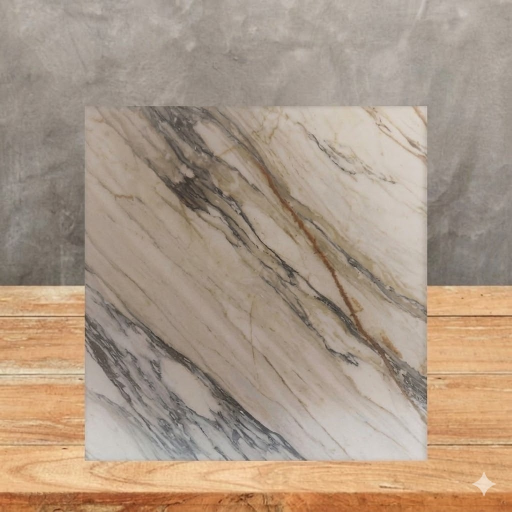
#> input picture placas/fotos_maestras/WhatsApp Image 2026-03-06 at 22.28.23.jpeg, 1024 x 1024 px (shown at 1/2 size); its folder holds only this picture in this run
$ python inspector_cosentino.py --batch-id 5
#> lines starting #> are read from the running program, lines starting #| are printed output that depends on the picture
"""
InspectorCalidadCosentino — con integración Strapi
====================================================
Uso:
    python inspector_cosentino.py --batch-id 13 --referencias fotos_maestras --lote placa2

Argumentos:
    --batch-id      ID numérico del lote en Strapi (campo 'id', no 'idBatch')
    --referencias   Carpeta con imágenes maestras de referencia
    --lote          Carpeta con imágenes del lote a analizar
    --strapi-url    URL base de Strapi (por defecto: http://localhost:1337)
    --reporte       Nombre del CSV de salida (por defecto: reporte_calidad.csv)
    --dry-run       Si se activa, no envía datos a Strapi (solo muestra en consola)
"""

import cv2
import numpy as np
import os
import csv
import glob
import math
import json
import argparse
import requests
from datetime import date

# ─── Constantes ───────────────────────────────────────────────────────────────

LIMITE_APROBACION = 90.0   # Umbral universal: una pieza necesita ≥90% en tono Y luz


# ─── Inspector ────────────────────────────────────────────────────────────────

class InspectorCalidadCosentino:
    def __init__(self, strapi_url: str = "http://localhost:1337"):
        self.limite_aprobacion = LIMITE_APROBACION
        self.patrones_maestros_lab = []
        self.tamano_estandar = None
        self.strapi_url = strapi_url.rstrip("/")

    # ── Imagen ────────────────────────────────────────────────────────────────

    def cargar_y_preparar(self, ruta_imagen: str):
        if not os.path.exists(ruta_imagen):
            raise FileNotFoundError(f"No se encontró la imagen: {ruta_imagen}")
        img = cv2.imread(ruta_imagen)
        if img is None:
            raise ValueError(f"No se pudo leer la imagen: {ruta_imagen}")
        if self.tamano_estandar is not None and img.shape[:2] != self.tamano_estandar:
            img = cv2.resize(img, (self.tamano_estandar[1], self.tamano_estandar[0]))
        return img

    def obtener_coordenadas_lab(self, img):
        """Convierte a L*a*b* CIE y devuelve los promedios de canal."""
        lab = cv2.cvtColor(img, cv2.COLOR_BGR2LAB)
        l_canal, a_canal, b_canal = cv2.split(lab)
        l_promedio = np.mean(l_canal) * 100.0 / 255.0
        a_promedio = np.mean(a_canal) - 128.0
        b_promedio = np.mean(b_canal) - 128.0
        return l_promedio, a_promedio, b_promedio

    # ── Calibración ───────────────────────────────────────────────────────────

    def calibrar_patrones(self, carpeta_referencias: str):
        print(f"\n⚙️  Calibrando Patrones Maestros en '{carpeta_referencias}'...")
        archivos = glob.glob(os.path.join(carpeta_referencias, "*"))
        rutas_ref = [f for f in archivos if os.path.splitext(f)[1].lower() in ['.jpg', '.jpeg', '.png']]

        if not rutas_ref:
            raise ValueError(f"No se encontraron imágenes en '{carpeta_referencias}'.")

        self.patrones_maestros_lab = []
        for i, ruta in enumerate(sorted(rutas_ref)):
            img = self.cargar_y_preparar(ruta)
            if i == 0:
                self.tamano_estandar = img.shape[:2]
            l, a, b = self.obtener_coordenadas_lab(img)
            self.patrones_maestros_lab.append((l, a, b))
            print(f"   Patrón {i+1}: {os.path.basename(ruta):<25} L*={l:.2f}  a*={a:.2f}  b*={b:.2f}")

        print(f"✅ {len(self.patrones_maestros_lab)} patrón/es registrado/s.\n")

    # ── Comparación ───────────────────────────────────────────────────────────

    # [147 lines left out: functions comparar_contra_maestros, crear_pieza_en_strapi, actualizar_pieza_en_strapi, actualizar_estado_lote, not called in this run]

    # ── Evaluación del lote ───────────────────────────────────────────────────

    def evaluar_lote_produccion(
        self,
        carpeta_lote: str,
        batch_id: int,
        ruta_reporte: str = "reporte_calidad.csv",
        dry_run: bool = False,
    ):
        print(f"🔍 Analizando lote #{batch_id} en: '{carpeta_lote}'\n")

        archivos = glob.glob(os.path.join(carpeta_lote, "*"))
        rutas_pruebas = sorted([
            f for f in archivos
            if os.path.splitext(f)[1].lower() in ['.jpg', '.jpeg', '.png']
        ])

        if not rutas_pruebas:
            print("⚠️  No se encontraron imágenes válidas.")
            return

        aprobadas, rechazadas = 0, 0
        total_delta, total_tono, total_luz = 0.0, 0.0, 0.0
        ancho = 100

        print("-" * ancho)
        print(f"| {'Archivo':<22} | {'Delta E':>8} | {'% Tono':>8} | {'% Luz':>8} | {'Estado':<18} | Strapi |")
        print("-" * ancho)

        with open(ruta_reporte, mode='w', newline='', encoding='utf-8') as csv_file:
            writer = csv.writer(csv_file, delimiter=';')
            writer.writerow(['Archivo', 'Delta_E', 'Similitud_Tono_%', 'Similitud_Luz_%', 'Estado'])

            for i, ruta in enumerate(rutas_pruebas):
                nombre = os.path.basename(ruta)
                try:
                    img = self.cargar_y_preparar(ruta)
                    delta_e, porc_tono, porc_luz, pasa = self.comparar_contra_maestros(img)

                    total_delta += delta_e
                    total_tono  += porc_tono
                    total_luz   += porc_luz

                    estado = "HOMOGÉNEO" if pasa else "RIESGO TONAL"
                    if pasa:
                        aprobadas += 1
                    else:
                        rechazadas += 1

                    writer.writerow([nombre, f"{delta_e:.2f}", f"{porc_tono:.2f}", f"{porc_luz:.2f}", estado])

                    str_tono = f"{porc_tono:>5.1f}{'(!)' if porc_tono < LIMITE_APROBACION else '   '}"
                    str_luz  = f"{porc_luz:>5.1f}{'(!)' if porc_luz  < LIMITE_APROBACION else '   '}"

                    # → Enviar a Strapi
                    resultado = self.crear_pieza_en_strapi(
                        batch_id=batch_id,
                        nombre_archivo=nombre,
                        index=i + 1,
                        delta_e=delta_e,
                        porc_tono=porc_tono,
                        porc_luz=porc_luz,
                        pasa=pasa,
                        sku=os.path.splitext(nombre)[0],
                        dry_run=dry_run,
                    )
                    strapi_ok = "✅" if (resultado or dry_run) else "❌"

                    print(f"| {nombre[:22]:<22} | {delta_e:>8.2f} | {str_tono:>8} | {str_luz:>8} | {estado:<18} | {strapi_ok}     |")

                except Exception as e:
                    print(f"| {nombre[:22]:<22} | ERROR: {e}")

        n = len(rutas_pruebas)
        lote_ok = (total_tono / n) >= LIMITE_APROBACION and (total_luz / n) >= LIMITE_APROBACION

        print("-" * ancho)
        print(f"\nPROMEDIOS DEL LOTE #{batch_id}:")
        print(f"   Delta E (Físico):   {total_delta / n:.2f}")
        print(f"   Similitud Tonal:    {total_tono  / n:.2f}%")
        print(f"   Similitud de Luz:   {total_luz   / n:.2f}%")
        print(f"\nRESUMEN: {n} analizadas | {aprobadas} Homogéneas | {rechazadas} Con Riesgo")
        print(f"\n📄 Reporte CSV guardado en: {ruta_reporte}")

        # → Actualizar estado del lote en Strapi
        self.actualizar_estado_lote(batch_id, lote_ok, dry_run=dry_run, batch_doc_id=batch_doc_id)


# ─── Entry point ──────────────────────────────────────────────────────────────

if __name__ == "__main__":
    parser = argparse.ArgumentParser(description="Inspector de Calidad Cosentino — integración Strapi")
    parser.add_argument("--batch-id",    type=int,   required=True,                        help="ID del lote en Strapi")
    parser.add_argument("--referencias", type=str,   default="fotos_maestras",             help="Carpeta con imágenes de referencia")
    parser.add_argument("--lote",        type=str,   default="placa2",                     help="Carpeta con imágenes del lote")
    parser.add_argument("--strapi-url",  type=str,   default="http://localhost:1337",      help="URL base de Strapi")
    parser.add_argument("--reporte",     type=str,   default="reporte_calidad.csv",        help="Nombre del archivo CSV de salida")
    parser.add_argument("--dry-run",     action="store_true",                              help="Simular sin escribir en Strapi")
    args = parser.parse_args()

    # Crear carpetas si no existen
    for carpeta in [args.referencias, args.lote]:
        if not os.path.exists(carpeta):
            os.makedirs(carpeta)
            print(f"📁 Carpeta creada: {carpeta}")

    inspector = InspectorCalidadCosentino(strapi_url=args.strapi_url)

    if not os.listdir(args.referencias):
        print(f"⚠️  Coloca al menos 1 imagen de referencia en '{args.referencias}' y vuelve a ejecutar.")
    else:
        inspector.calibrar_patrones(args.referencias)
#> in cargar_y_preparar, img is the input picture: shape (1024, 1024, 3); mean B, G, R 134.3, 152.3, 171.5
#> in obtener_coordenadas_lab, `lab = cv2.cvtColor(img, cv2.COLOR_BGR2LAB)`: lab: shape (1024, 1024, 3); mean of channels 0, 1, 2 163.6, 132.5, 140.2
#> in obtener_coordenadas_lab, `l_canal, a_canal, b_canal = cv2.split(lab)`:
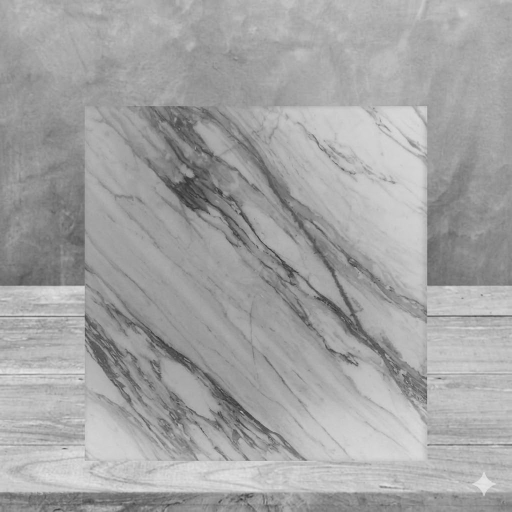
#> l_canal: shape (1024, 1024) (shown at 1/2 size); min 24, max 233, mean 163.6
#> in obtener_coordenadas_lab, `l_canal, a_canal, b_canal = cv2.split(lab)`:
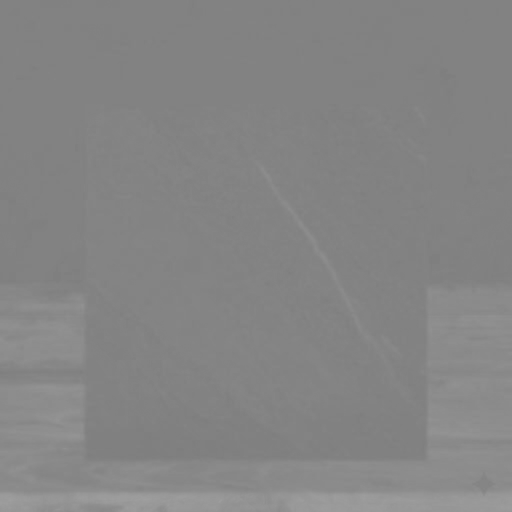
#> a_canal: shape (1024, 1024) (shown at 1/2 size); min 125, max 159, mean 132.5
#> in obtener_coordenadas_lab, `l_canal, a_canal, b_canal = cv2.split(lab)`:
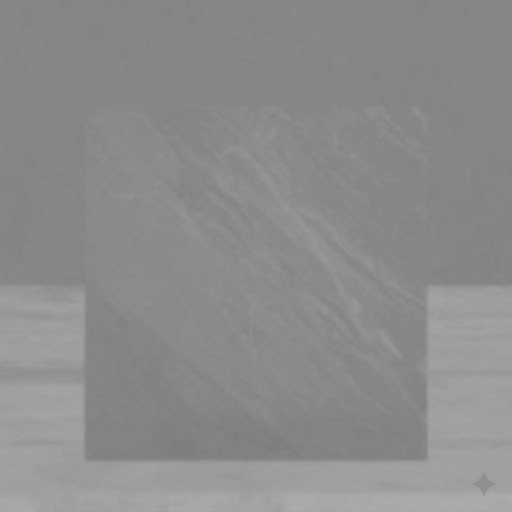
#> b_canal: shape (1024, 1024) (shown at 1/2 size); min 125, max 173, mean 140.2
#> in obtener_coordenadas_lab, `l_promedio = np.mean(l_canal) * 100.0 / 255.0`: l_promedio = 64.15
#> in obtener_coordenadas_lab, `a_promedio = np.mean(a_canal) - 128.0`: a_promedio = 4.51
#> in obtener_coordenadas_lab, `b_promedio = np.mean(b_canal) - 128.0`: b_promedio = 12.18
#> in calibrar_patrones, `l, a, b = self.obtener_coordenadas_lab(img)`: l = 64.15; a = 4.51; b = 12.18
#|    Patrón 1: WhatsApp Image 2026-03-06 at 22.28.23.jpeg L*=64.15  a*=4.51  b*=12.18
#| ✅ 1 patrón/es registrado/s.
        inspector.evaluar_lote_produccion(
            carpeta_lote=args.lote,
            batch_id=args.batch_id,
            ruta_reporte=args.reporte,
            dry_run=args.dry_run,
        )
